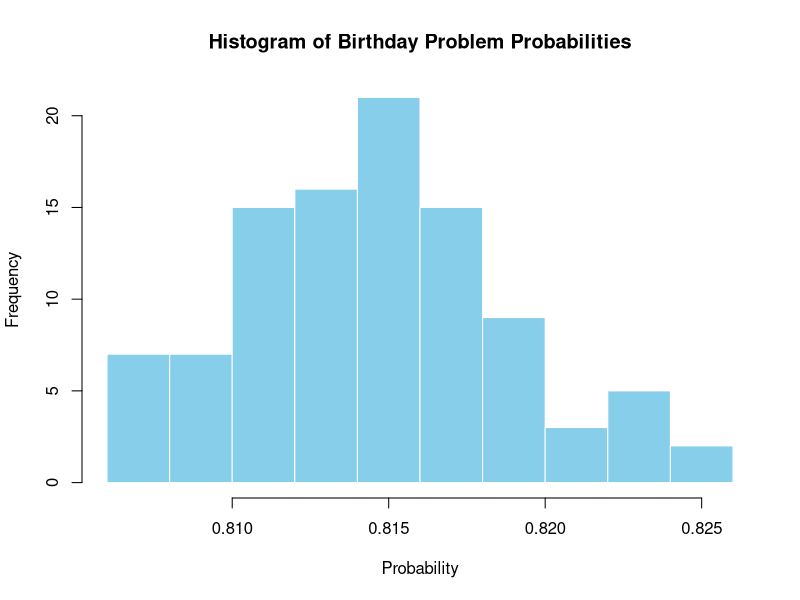
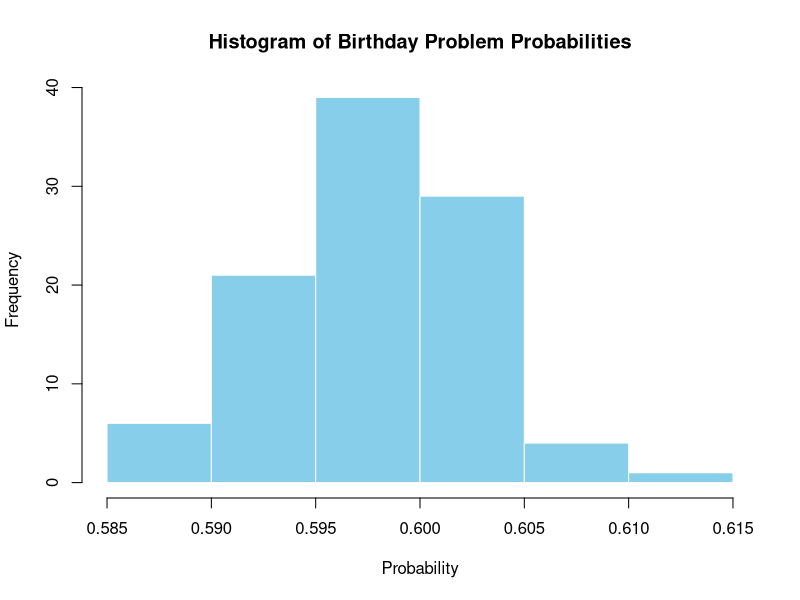
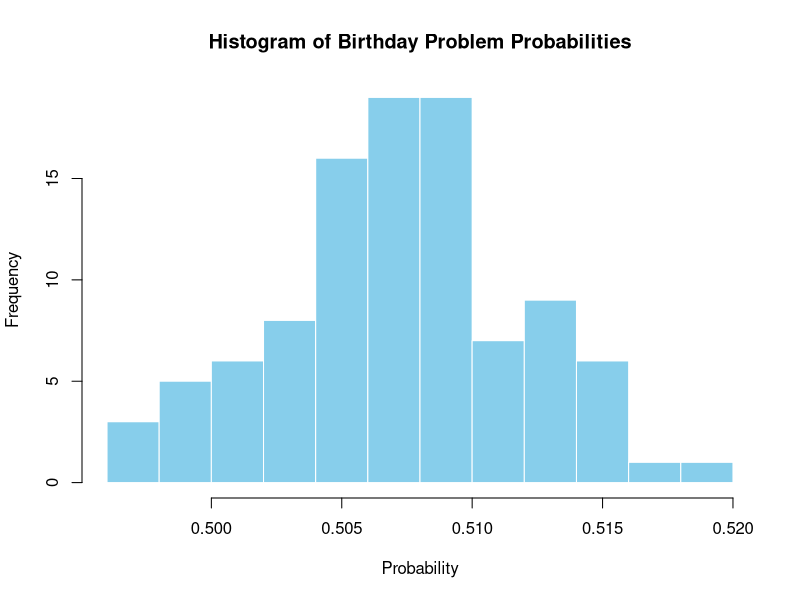

These charts were generated, in order, by the following R code:
## ---- chunk 1
# Set up parameters
set.seed(123)  # For reproducibility
n <- 35  # Class size
simulations <- 100  # Number of simulations
same_birthday <- numeric(simulations)  # To store probabilities

# Function to check if two or more people share the same birthday
has_same_birthday <- function(class_size) {
  birthdays <- sample(1:365, class_size, replace = TRUE)
  any(duplicated(birthdays))
}

# Simulate the problem 100 times
for (i in 1:simulations) {
  # Repeat the simulation 10,000 times for each i
  count <- 0
  for (j in 1:10000) {
    if (has_same_birthday(n)) {
      count <- count + 1
    }
  }
  same_birthday[i] <- count / 10000  # Save the probability for this simulation
}

# Plot a histogram of the probabilities
hist(same_birthday, main = "Histogram of Birthday Problem Probabilities", 
     xlab = "Probability", col = "skyblue", border = "white")

# Calculate and print the mean probability
mean_prob <- mean(same_birthday)
cat("mean =", mean_prob, "\n")

# Calculate 95% confidence interval
conf_interval <- quantile(same_birthday, probs = c(0.025, 0.975))
cat("95% Confidence Interval:", conf_interval, "\n")
## ---- chunk 2
EV= mean_prob*26-(1-mean_prob)*26
print(paste("ev=",EV))
## ---- chunk 3
FAIR=(mean_prob)/(1-mean_prob)
print(paste("fairbet=", FAIR))
## ---- chunk 4
# Set up parameters
set.seed(123)  # For reproducibility
n <- 26  # Class size
simulations <- 100  # Number of simulations
same_birthday <- numeric(simulations)  # To store probabilities

# Function to check if two or more people share the same birthday
has_same_birthday <- function(class_size) {
  birthdays <- sample(1:365, class_size, replace = TRUE)
  any(duplicated(birthdays))
}

# Simulate the problem 100 times
for (i in 1:simulations) {
  # Repeat the simulation 10,000 times for each i
  count <- 0
  for (j in 1:10000) {
    if (has_same_birthday(n)) {
      count <- count + 1
    }
  }
  same_birthday[i] <- count / 10000  # Save the probability for this simulation
}

# Plot a histogram of the probabilities
hist(same_birthday, main = "Histogram of Birthday Problem Probabilities", 
     xlab = "Probability", col = "skyblue", border = "white")

# Calculate and print the mean probability
mean_prob <- mean(same_birthday)
cat("mean =", mean_prob, "\n")

# Calculate 95% confidence interval
conf_interval <- quantile(same_birthday, probs = c(0.025, 0.975))
cat("95% Confidence Interval:", conf_interval, "\n")
## ---- chunk 5
EV= mean_prob*20-(1-mean_prob)*20
print(paste("ev=",EV))
## ---- chunk 6
# Set up parameters
set.seed(123)  # For reproducibility
n <- 23  # Class size
simulations <- 100  # Number of simulations
same_birthday <- numeric(simulations)  # To store probabilities

# Function to check if two or more people share the same birthday
has_same_birthday <- function(class_size) {
  birthdays <- sample(1:365, class_size, replace = TRUE)
  any(duplicated(birthdays))
}

# Simulate the problem 100 times
for (i in 1:simulations) {
  # Repeat the simulation 10,000 times for each i
  count <- 0
  for (j in 1:10000) {
    if (has_same_birthday(n)) {
      count <- count + 1
    }
  }
  same_birthday[i] <- count / 10000  # Save the probability for this simulation
}

# Plot a histogram of the probabilities
hist(same_birthday, main = "Histogram of Birthday Problem Probabilities", 
     xlab = "Probability", col = "skyblue", border = "white")

# Calculate and print the mean probability
mean_prob <- mean(same_birthday)
cat("mean =", mean_prob, "\n")

# Calculate 95% confidence interval
conf_interval <- quantile(same_birthday, probs = c(0.025, 0.975))
cat("95% Confidence Interval:", conf_interval, "\n")
## ---- chunk 7
EV= mean_prob*20-(1-mean_prob)*20
print(paste("ev=",EV))
